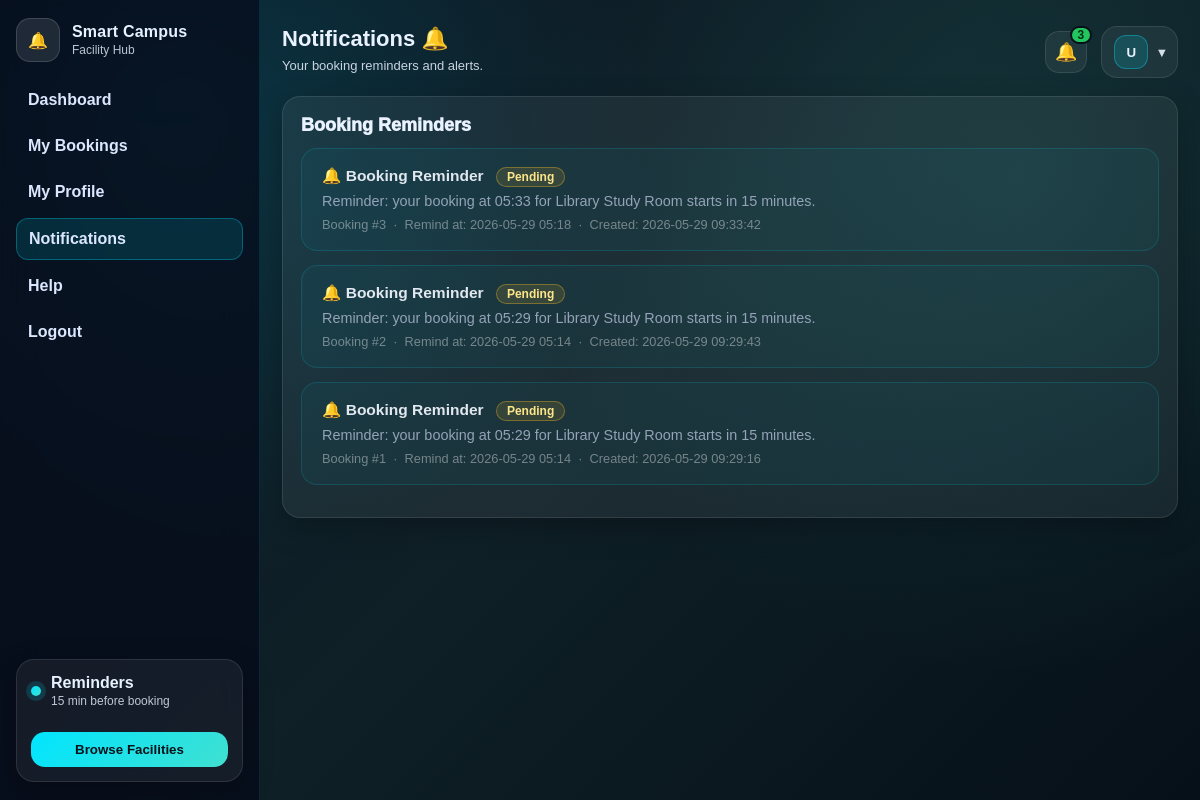
The app's page /notifications (signed in) with its own data.
### tables this page shows
CREATE TABLE booking_notifications (
        id INTEGER PRIMARY KEY AUTOINCREMENT,
        user_id INTEGER,
        booking_id INTEGER,
        remind_at TEXT,
        message TEXT,
        is_sent INTEGER DEFAULT 0,
        created_at TEXT DEFAULT (datetime('now'))
    );

### app.py (the view)
@app.route('/notifications')
def notifications():
    guard = require_student()
    if guard: return guard
    conn = get_db()
    user_id = session.get('user_id')
    notes = conn.execute(
        """
        SELECT id, booking_id, remind_at, message, is_sent, created_at
        FROM booking_notifications
        WHERE user_id=?
        ORDER BY created_at DESC
        LIMIT 30
        """,
        (user_id,)
    ).fetchall()
    conn.close()
    name = session.get('username', 'User')
    notif_count = len([n for n in notes if not n['is_sent']])
    return render_template('notifications.html', notes=notes, name=name, notification_count=notif_count)

### app.py (called while the page is built)
def get_db():
    conn = sqlite3.connect("database.db")
    conn.row_factory = sqlite3.Row
    return conn

def require_student():
    if "user_id" not in session:
        flash("Please log in to continue.")
        return redirect('/login')
    if session.get("role") == "admin":
        session.clear()
        session.modified = True
        flash("Access denied. Please log in as a student.")
        return redirect('/login')
    return None

### smart campus/smart campus/templates/notifications.html (shortened to what this page needs)
<!DOCTYPE html>
<html lang="en">
<head>
  <link rel="stylesheet" href="{{ url_for('static', filename='hub.css') }}">
</head>
<body class="dashboard-page">
  <aside class="sidebar">
    <div class="sidebar-top">
      <div class="brand">
        <div class="brand-mark">🔔</div>
        <div class="brand-text">
          <div class="brand-name">Smart Campus</div>
          <div class="brand-sub">Facility Hub</div>
        </div>
      </div>
    </div>
    <nav class="nav">
      <a class="nav-link" href="/dashboard">Dashboard</a>
      <a class="nav-link" href="/bookings">My Bookings</a>
      <a class="nav-link" href="/profile">My Profile</a>
      <a class="nav-link active" href="/notifications">Notifications</a>
      <a class="nav-link" href="/help">Help</a>
      <a class="nav-link" href="/logout">Logout</a>
    </nav>
    <div class="sidebar-cta">
      <div class="calendar-card">
        <div class="calendar-head">
          <span class="calendar-dot"></span>
          <div>
            <div class="calendar-title">Reminders</div>
            <div class="calendar-sub">15 min before booking</div>
          </div>
        </div>
        <button class="cta-button" type="button" onclick="location.href='/dashboard'">Browse Facilities</button>
      </div>
    </div>
  </aside>
  <main class="main">
    <header class="topbar">
      <div class="welcome">
        <div class="welcome-title">Notifications 🔔</div>
        <div class="welcome-sub">Your booking reminders and alerts.</div>
      </div>
      <div class="top-actions">
        <div class="bell-wrap">
          <a href="/notifications" class="icon-btn" aria-label="Notifications" style="text-decoration:none; display:flex; align-items:center; justify-content:center;">
            <span class="icon">🔔</span>
            <span class="badge">{{ notification_count if notification_count is not none else 0 }}</span>
          </a>
        </div>
        <div class="profile">
          <button class="profile-btn" type="button">
            <span class="avatar">{{ (name[0] if name else 'U')|upper }}</span>
            <span class="profile-caret">▾</span>
          </button>
        </div>
      </div>
    </header>
    <section class="profile-layout" style="margin-top:10px;">
      <section class="profile-card" style="flex:1; min-width:360px;">
        <h2 class="profile-title">Booking Reminders</h2>
        {% if notes and notes|length > 0 %}
          {% for n in notes %}
            <div class="notif-card">
              <div class="notif-title">
                🔔 Booking Reminder
                <span class="notif-sent {{ 'yes' if n['is_sent'] else 'no' }}">
                  {{ 'Sent' if n['is_sent'] else 'Pending' }}
                </span>
              </div>
              <div class="notif-msg">{{ n['message'] if n['message'] else 'You have an upcoming booking.' }}</div>
              <div class="notif-meta">
                Booking #{{ n['booking_id'] }} &nbsp;·&nbsp; Remind at: {{ n['remind_at'] }}
                {% if n['created_at'] %}&nbsp;·&nbsp; Created: {{ n['created_at'] }}{% endif %}
              </div>
            </div>
          {% endfor %}
        {% else %}
          <div class="empty-state">
            <div class="empty-icon">🔕</div>
            No notifications yet. Reminders appear 15 minutes before your bookings.
          </div>
        {% endif %}
      </section>
    </section>
  </main>
</body>
</html>

### static/hub.css (style rules this page uses)
* { margin:0; padding:0; box-sizing:border-box; font-family:Arial; }
body.dashboard-page { display:flex; background: radial-gradient(circle at 15% 15%, rgba(0,229,255,0.20), transparent 38%), radial-gradient(circle at 85% 22%, rgba(64,224,208,0.14), transparent 42%), radial-gradient(circle at 45% 85%, rgba(142,45,226,0.18), transparent 48%), linear-gradient(135deg, #0b1220, #0f2027, #061018); min-height:100vh; }
.dashboard-page .sidebar { width:220px; height:100vh; background:#0b1f4d; color:white; padding:15px; position:fixed; }
.dashboard-page .main { margin-left:220px; padding:20px; width:100%; }
body.dashboard-page { background: radial-gradient(circle at 15% 15%, rgba(0,229,255,0.15), transparent 38%), radial-gradient(circle at 85% 22%, rgba(64,224,208,0.10), transparent 42%), linear-gradient(135deg, #0b1220, #0f2027, #061018); background-attachment:fixed; min-height:100vh; display:flex; font-family:Arial, Helvetica, sans-serif; }
body.dashboard-page .sidebar { width:260px; background:rgba(6, 10, 25, 0.72); backdrop-filter:blur(18px); -webkit-backdrop-filter:blur(18px); border-right:1px solid rgba(0,229,255,0.12); color:#e7f1ff; position:fixed; inset:0 auto 0 0; padding:18px 16px; display:flex; flex-direction:column; gap:18px; }
body.dashboard-page .sidebar-top .brand { display:flex; align-items:center; gap:12px; }
body.dashboard-page .brand-mark { width:44px; height:44px; display:flex; align-items:center; justify-content:center; background:rgba(255,255,255,0.10); border:1px solid rgba(255,255,255,0.14); border-radius:14px; }
body.dashboard-page .brand-name { font-weight:800; letter-spacing:0.2px; }
body.dashboard-page .brand-sub { opacity:0.8; font-size:12px; margin-top:2px; }
body.dashboard-page .nav { display:flex; flex-direction:column; gap:6px; }
body.dashboard-page .nav-link { padding:11px 12px; border-radius:12px; color:#dbe7ff; text-decoration:none; font-weight:700; transition:background 0.15s ease, transform 0.05s ease; }
body.dashboard-page .nav-link.active { background:rgba(0,229,255,0.12); border:1px solid rgba(0,229,255,0.30); }
body.dashboard-page .sidebar-cta { margin-top:auto; }
.calendar-card { background:rgba(255,255,255,0.06); border:1px solid rgba(255,255,255,0.10); border-radius:18px; padding:14px; box-shadow:0 10px 30px rgba(0,0,0,0.25); }
.calendar-head { display:flex; align-items:center; gap:10px; }
.calendar-dot { width:10px; height:10px; border-radius:50%; background:linear-gradient(135deg,#00E5FF,#40E0D0); box-shadow:0 0 0 5px rgba(0,229,255,0.15); }
.calendar-title { font-weight:900; }
.calendar-sub { opacity:0.8; font-size:12px; margin-top:2px; }
.cta-button { width:100%; padding:10px 12px; border-radius:14px; border:none; font-weight:900; color:#06121a; background:linear-gradient(135deg,#00E5FF,#40E0D0); cursor:pointer; }
body.dashboard-page .main { margin-left:260px; width:calc(100% - 260px); padding:26px 22px 40px; color:#eaf2ff; }
.topbar { display:flex; justify-content:space-between; align-items:flex-start; gap:18px; margin-bottom:18px; }
.welcome-title { font-size:22px; font-weight:900; }
.welcome-sub { opacity:0.85; margin-top:6px; font-size:13px; }
.top-actions { display:flex; align-items:center; gap:14px; }
.icon-btn { width:42px; height:42px; border-radius:14px; border:1px solid rgba(255,255,255,0.10); background:rgba(255,255,255,0.06); color:#eaf2ff; cursor:pointer; position:relative; }
.icon-btn .icon { font-size:18px; }
.badge { position:absolute; top:-6px; right:-6px; min-width:18px; height:18px; padding:0 6px; border-radius:999px; display:flex; align-items:center; justify-content:center; background:#22c55e; color:#052e14; font-weight:900; font-size:12px; border:2px solid #061018; }
.profile { position:relative; }
.profile-btn { display:flex; align-items:center; gap:10px; padding:8px 12px; border-radius:16px; border:1px solid rgba(255,255,255,0.10); background:rgba(255,255,255,0.06); color:#eaf2ff; cursor:pointer; font-weight:900; }
.avatar { width:34px; height:34px; border-radius:12px; display:flex; align-items:center; justify-content:center; background:rgba(0,229,255,0.15); border:1px solid rgba(0,229,255,0.35); }
.profile-caret { opacity:0.9; }
.profile-layout { display:flex; gap:18px; }
.profile-card { background:rgba(255,255,255,0.06); border:1px solid rgba(255,255,255,0.10); border-radius:18px; padding:18px; box-shadow:0 10px 30px rgba(0,0,0,0.25); margin-bottom:18px; }
.profile-title { font-size:18px; font-weight:1000; margin-bottom:12px; }

### records on screen
booking_notifications: is_sent "Pending", message "Reminder: your booking at 05:33 for Library Study Room starts in 15 minutes.", booking_id "3", remind_at "2026-05-29 05:18", created_at "2026-05-29 09:33:42"
booking_notifications: is_sent "Pending", message "Reminder: your booking at 05:29 for Library Study Room starts in 15 minutes.", booking_id "2", remind_at "2026-05-29 05:14", created_at "2026-05-29 09:29:43"
booking_notifications: is_sent "Pending", message "Reminder: your booking at 05:29 for Library Study Room starts in 15 minutes.", booking_id "1", remind_at "2026-05-29 05:14", created_at "2026-05-29 09:29:16"

### other values on screen
{{ notification_count if notification_count is not none else 0 }} "3"
{{ (name[0] if name else 'U')|upper }} "U"
